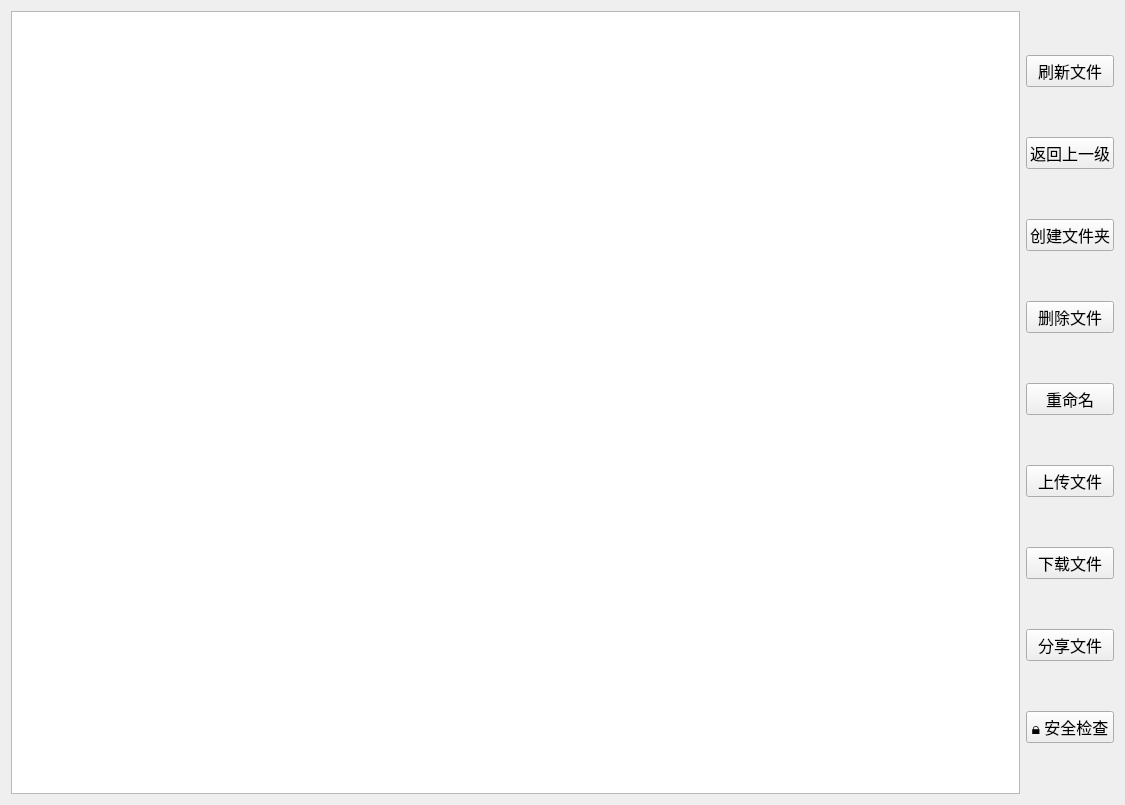
<?xml version="1.0" encoding="UTF-8"?>
<ui version="4.0">
 <class>File</class>
 <widget class="QWidget" name="File">
  <property name="geometry">
   <rect>
    <x>0</x>
    <y>0</y>
    <width>1125</width>
    <height>805</height>
   </rect>
  </property>
  <property name="windowTitle">
   <string>Form</string>
  </property>
  <layout class="QHBoxLayout" name="horizontalLayout">
   <item>
    <widget class="QListWidget" name="listWidget"/>
   </item>
   <item>
    <layout class="QVBoxLayout" name="verticalLayout">
     <item>
      <widget class="QPushButton" name="flush_PB">
       <property name="font">
        <font>
         <family>Agency FB</family>
         <pointsize>12</pointsize>
        </font>
       </property>
       <property name="text">
        <string>刷新文件</string>
       </property>
      </widget>
     </item>
     <item>
      <widget class="QPushButton" name="return_PB">
       <property name="font">
        <font>
         <family>Agency FB</family>
         <pointsize>12</pointsize>
        </font>
       </property>
       <property name="text">
        <string>返回上一级</string>
       </property>
      </widget>
     </item>
     <item>
      <widget class="QPushButton" name="mkdir_PB">
       <property name="font">
        <font>
         <family>Agency FB</family>
         <pointsize>12</pointsize>
        </font>
       </property>
       <property name="text">
        <string>创建文件夹</string>
       </property>
      </widget>
     </item>
     <item>
      <widget class="QPushButton" name="del_PB">
       <property name="font">
        <font>
         <family>Agency FB</family>
         <pointsize>12</pointsize>
        </font>
       </property>
       <property name="text">
        <string>删除文件</string>
       </property>
      </widget>
     </item>
     <item>
      <widget class="QPushButton" name="rename_PB">
       <property name="font">
        <font>
         <family>Agency FB</family>
         <pointsize>12</pointsize>
        </font>
       </property>
       <property name="text">
        <string>重命名</string>
       </property>
      </widget>
     </item>
     <item>
      <widget class="QPushButton" name="upload_PB">
       <property name="font">
        <font>
         <family>Agency FB</family>
         <pointsize>12</pointsize>
        </font>
       </property>
       <property name="text">
        <string>上传文件</string>
       </property>
      </widget>
     </item>
     <item>
      <widget class="QPushButton" name="download_PB">
       <property name="font">
        <font>
         <family>Agency FB</family>
         <pointsize>12</pointsize>
        </font>
       </property>
       <property name="text">
        <string>下载文件</string>
       </property>
      </widget>
     </item>
     <item>
      <widget class="QPushButton" name="share_PB">
       <property name="font">
        <font>
         <family>Agency FB</family>
         <pointsize>12</pointsize>
        </font>
       </property>
       <property name="text">
        <string>分享文件</string>
       </property>
      </widget>
     </item>
     <item>
      <widget class="QPushButton" name="securityScan_PB">
       <property name="font">
        <font>
         <family>Agency FB</family>
         <pointsize>12</pointsize>
        </font>
       </property>
       <property name="text">
        <string>🔒 安全检查</string>
       </property>
      </widget>
     </item>
    </layout>
   </item>
  </layout>
 </widget>
 <resources/>
 <connections/>
</ui>
